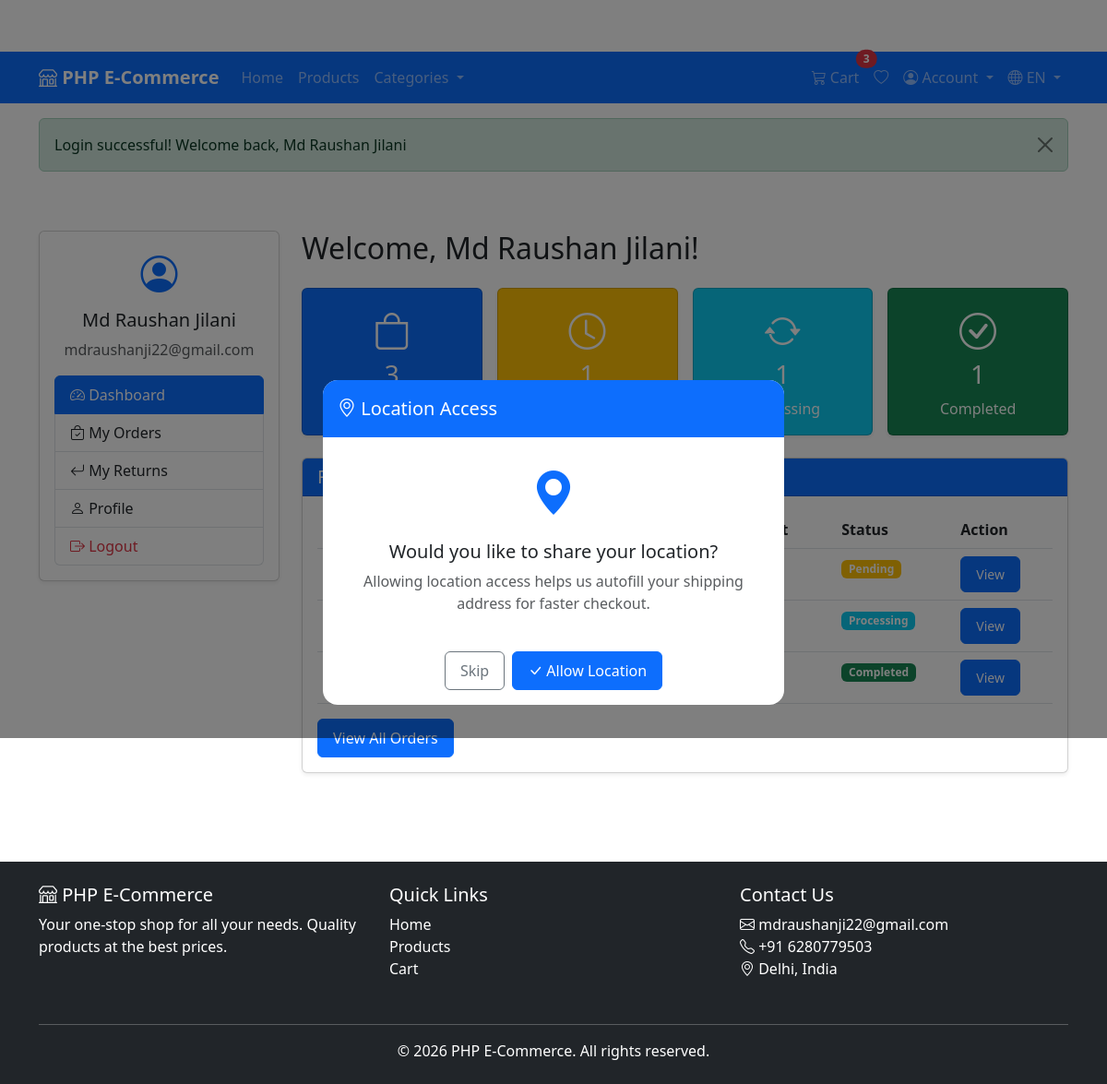
/user/dashboard.php (signed in), run on the app's committed database.
### tables this page shows
CREATE TABLE `orders` (
  `id` int(11) NOT NULL,
  `user_id` int(11) NOT NULL,
  `order_number` varchar(50) NOT NULL,
  `total_amount` decimal(10,2) NOT NULL,
  `payment_method` varchar(50) NOT NULL DEFAULT 'COD',
  `payment_status` enum('pending','paid','failed') DEFAULT 'pending',
  `order_status` enum('pending','processing','completed','cancelled') DEFAULT 'pending',
  `shipping_name` varchar(100) NOT NULL,
  `shipping_email` varchar(100) NOT NULL,
  `shipping_mobile` varchar(15) NOT NULL,
  `shipping_address` text NOT NULL,
  `shipping_city` varchar(50) NOT NULL,
  `shipping_state` varchar(50) NOT NULL,
  `shipping_pincode` varchar(10) NOT NULL,
  `created_at` timestamp NOT NULL DEFAULT current_timestamp(),
  `updated_at` timestamp NOT NULL DEFAULT current_timestamp() ON UPDATE current_timestamp()
);

### user/dashboard.php (the view, shortened to what this page needs)
<?php
require_once __DIR__ . '/../includes/header.php';
$db = getDB();
$userId = $_SESSION['user_id'];
$stmt = $db->prepare("SELECT COUNT(*) as total_orders FROM orders WHERE user_id = ?");
$stmt->execute([$userId]);
$totalOrders = $stmt->fetch()['total_orders'];
$stmt = $db->prepare("SELECT COUNT(*) as pending FROM orders WHERE user_id = ? AND order_status = 'pending'");
$stmt->execute([$userId]);
$pendingOrders = $stmt->fetch()['pending'];
$stmt = $db->prepare("SELECT COUNT(*) as processing FROM orders WHERE user_id = ? AND order_status = 'processing'");
$stmt->execute([$userId]);
$processingOrders = $stmt->fetch()['processing'];
$stmt = $db->prepare("SELECT COUNT(*) as completed FROM orders WHERE user_id = ? AND order_status = 'completed'");
$stmt->execute([$userId]);
$completedOrders = $stmt->fetch()['completed'];
$stmt = $db->prepare("
    SELECT * FROM orders
    WHERE user_id = ?
    ORDER BY created_at DESC
    LIMIT 5
");
$stmt->execute([$userId]);
$recentOrders = $stmt->fetchAll();
?>
<div class="container my-5">
    <div class="row">
        <div class="col-md-3">
            <div class="card">
                <div class="card-body">
                    <div class="text-center mb-3">
                        <i class="bi bi-person-circle fs-1 text-primary"></i>
                        <h5 class="mt-2"><?php echo htmlspecialchars($_SESSION['user_name']); ?></h5>
                        <p class="text-muted"><?php echo htmlspecialchars($_SESSION['user_email']); ?></p>
                    </div>
                    <div class="list-group">
                        <a href="<?php echo USER_URL; ?>/dashboard.php" class="list-group-item list-group-item-action active">
                            <i class="bi bi-speedometer2"></i> Dashboard
                        </a>
                        <a href="<?php echo USER_URL; ?>/orders.php" class="list-group-item list-group-item-action">
                            <i class="bi bi-bag-check"></i> My Orders
                        </a>
                        <a href="<?php echo USER_URL; ?>/returns.php" class="list-group-item list-group-item-action">
                            <i class="bi bi-arrow-return-left"></i> My Returns
                        </a>
                        <a href="<?php echo USER_URL; ?>/profile.php" class="list-group-item list-group-item-action">
                            <i class="bi bi-person"></i> Profile
                        </a>
                        <a href="<?php echo SITE_URL; ?>/logout.php" class="list-group-item list-group-item-action text-danger">
                            <i class="bi bi-box-arrow-right"></i> Logout
                        </a>
                    </div>
                </div>
            </div>
        </div>
        <div class="col-md-9">
            <h2 class="mb-4">Welcome, <?php echo htmlspecialchars($_SESSION['user_name']); ?>!</h2>
            <div class="row g-3 mb-4">
                <div class="col-md-3">
                    <div class="card bg-primary text-white">
                        <div class="card-body text-center">
                            <i class="bi bi-bag fs-1"></i>
                            <h3><?php echo $totalOrders; ?></h3>
                            <p class="mb-0">Total Orders</p>
                        </div>
                    </div>
                </div>
                <div class="col-md-3">
                    <div class="card bg-warning text-white">
                        <div class="card-body text-center">
                            <i class="bi bi-clock fs-1"></i>
                            <h3><?php echo $pendingOrders; ?></h3>
                            <p class="mb-0">Pending</p>
                        </div>
                    </div>
                </div>
                <div class="col-md-3">
                    <div class="card bg-info text-white">
                        <div class="card-body text-center">
                            <i class="bi bi-arrow-repeat fs-1"></i>
                            <h3><?php echo $processingOrders; ?></h3>
                            <p class="mb-0">Processing</p>
                        </div>
                    </div>
                </div>
                <div class="col-md-3">
                    <div class="card bg-success text-white">
                        <div class="card-body text-center">
                            <i class="bi bi-check-circle fs-1"></i>
                            <h3><?php echo $completedOrders; ?></h3>
                            <p class="mb-0">Completed</p>
                        </div>
                    </div>
                </div>
            </div>
            <div class="card">
                <div class="card-header bg-primary text-white">
                    <h5 class="mb-0">Recent Orders</h5>
                </div>
                <div class="card-body">
                    <?php if (count($recentOrders) > 0): ?>
                    <div class="table-responsive">
                        <table class="table">
                            <thead>
                                <tr>
                                    <th>Order Number</th>
                                    <th>Date</th>
                                    <th>Total Amount</th>
                                    <th>Status</th>
                                    <th>Action</th>
                                </tr>
                            </thead>
                            <tbody>
                                <?php foreach ($recentOrders as $order): ?>
                                <tr>
                                    <td><?php echo htmlspecialchars($order['order_number']); ?></td>
                                    <td><?php echo date('M d, Y', strtotime($order['created_at'])); ?></td>
                                    <td><?php echo formatPrice($order['total_amount']); ?></td>
                                    <td>
                                        <?php
                                        $badgeClass = '';
                                        switch ($order['order_status']) {
                                            case 'pending': $badgeClass = 'warning'; break;
                                            case 'processing': $badgeClass = 'info'; break;
                                            case 'completed': $badgeClass = 'success'; break;
                                        }
                                        ?>
                                        <span class="badge bg-<?php echo $badgeClass; ?>">
                                            <?php echo ucfirst($order['order_status']); ?>
                                        </span>
                                    </td>
                                    <td>
                                        <a href="<?php echo USER_URL; ?>/order-details.php?id=<?php echo $order['id']; ?>"
                                           class="btn btn-sm btn-primary">View</a>
                                    </td>
                                </tr>
                                <?php endforeach; ?>
                            </tbody>
                        </table>
                    </div>
                    <a href="<?php echo USER_URL; ?>/orders.php" class="btn btn-primary">View All Orders</a>
                    <?php endif; ?>
                </div>
            </div>
        </div>
    </div>
</div>
<?php require_once __DIR__ . '/../includes/footer.php'; ?>

### assets/css/style.css (style rules this page uses)
:root { --primary-color: #0d6efd; --secondary-color: #6c757d; --success-color: #198754; --danger-color: #dc3545; }
body { font-family: 'Segoe UI', Tahoma, Geneva, Verdana, sans-serif; min-height: 100vh; display: flex; flex-direction: column; padding-top: 56px; }
.badge { font-size: 0.75rem; }
.btn { border-radius: 0.375rem; padding: 0.5rem 1rem; font-weight: 500; }
.btn-primary { background-color: var(--primary-color); border-color: var(--primary-color); }
.card { box-shadow: 0 0.125rem 0.25rem rgba(0, 0, 0, 0.075); }
.table-responsive { border-radius: 0.375rem; }
.badge { padding: 0.35em 0.65em; font-weight: 600; }

### data on the page
orders: order_status "Pending"
orders: order_status "Processing"
orders: order_status "Completed"

### other printed values
SITE_NAME "PHP E-Commerce"
t('home', 'Home') "Home"
t('products', 'Products') "Products"
t('categories', 'Categories') "Categories"
t('cart', 'Cart') "Cart"
$cartCount "3"
t('account', 'Account') "Account"
$currentLang "EN"
$flash['message'] "Login successful! Welcome back, Md Raushan Jilani"
$_SESSION['user_name'] "Md Raushan Jilani"
$_SESSION['user_email'] "mdraushanji22@gmail.com"
$totalOrders "3"
$pendingOrders "1"
$processingOrders "1"
$completedOrders "1"
